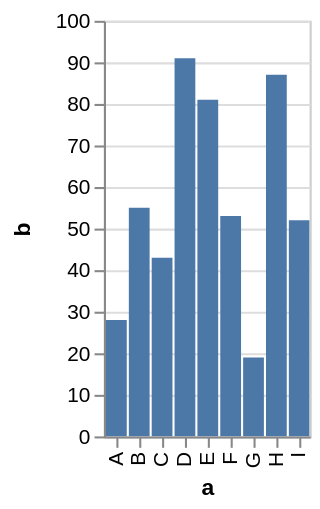

Vega-Lite specification stored for this chart:
### Vega specification from a JSON file in a GitHub repository (floating-point values rounded to 4 significant figures)
{"$schema": "https://vega.github.io/schema/vega/v3.0.json", "description": "A simple bar chart with embedded data.", "autosize": "pad", "padding": 5, "encode": {"update": {"stroke": {"value": "#ccc"}, "fill": {"value": "transparent"}}}, "data": [{"name": "source_0", "values": [{"a": "A", "b": 28}, {"a": "B", "b": 55}, {"a": "C", "b": 43}, {"a": "D", "b": 91}, {"a": "E", "b": 81}, {"a": "F", "b": 53}, {"a": "G", "b": 19}, {"a": "H", "b": 87}, {"a": "I", "b": 52}]}, {"name": "data_0", "source": "source_0", "transform": [{"type": "formula", "expr": "toNumber(datum[\"b\"])", "as": "b"}, {"type": "filter", "expr": "datum[\"b\"] !== null && !isNaN(datum[\"b\"])"}]}], "signals": [{"name": "x_step", "value": 11}, {"name": "width", "update": "bandspace(domain('x').length, 0.1, 0.05) * x_step"}, {"name": "height", "update": "200"}], "marks": [{"name": "marks", "type": "rect", "clip": true, "role": "bar", "from": {"data": "data_0"}, "encode": {"update": {"x": {"scale": "x", "field": "a"}, "width": {"scale": "x", "band": true}, "y": {"scale": "y", "field": "b"}, "y2": {"scale": "y", "value": 0}, "fill": {"value": "#4c78a8"}}}}], "scales": [{"name": "x", "type": "band", "domain": {"data": "data_0", "field": "a", "sort": true}, "range": {"step": {"signal": "x_step"}}, "round": true, "paddingInner": 0.1, "paddingOuter": 0.05}, {"name": "y", "type": "linear", "domain": {"data": "data_0", "field": "b"}, "range": [{"signal": "height"}, 0], "round": true, "nice": true, "zero": true}], "axes": [{"scale": "x", "orient": "bottom", "tickCount": 5, "title": "a", "zindex": 1, "encode": {"labels": {"update": {"angle": {"value": 270}, "align": {"value": "right"}, "baseline": {"value": "middle"}}}}}, {"scale": "y", "maxExtent": 30, "minExtent": 30, "orient": "left", "title": "b", "zindex": 1}, {"scale": "y", "domain": false, "grid": true, "labels": false, "orient": "left", "ticks": false, "zindex": 0, "gridScale": "x"}], "config": {"axis": {"quantitativeExtent": 30}}}
